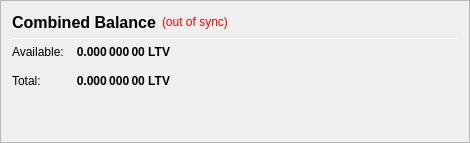
                   <widget class="QFrame" name="frame_CombinedBalances">
                    <property name="minimumSize">
                     <size>
                      <width>470</width>
                      <height>0</height>
                     </size>
                    </property>
                    <property name="frameShape">
                     <enum>QFrame::StyledPanel</enum>
                    </property>
                    <property name="frameShadow">
                     <enum>QFrame::Raised</enum>
                    </property>
                    <layout class="QVBoxLayout" name="verticalLayout_5">
                     <item>
                      <layout class="QHBoxLayout" name="horizontalLayout_5" stretch="0,0,0">
                       <item>
                        <widget class="QLabel" name="label_5z">
                         <property name="minimumSize">
                          <size>
                           <width>0</width>
                           <height>20</height>
                          </size>
                         </property>
                         <property name="font">
                          <font>
                           <pointsize>12</pointsize>
                           <weight>75</weight>
                           <bold>true</bold>
                          </font>
                         </property>
                         <property name="toolTip">
                          <string>Combined Balance (including unconfirmed and immature coins)</string>
                         </property>
                         <property name="text">
                          <string>Combined Balance</string>
                         </property>
                        </widget>
                       </item>
                       <item>
                        <widget class="QLabel" name="labelWalletStatus">
                         <property name="cursor">
                          <cursorShape>WhatsThisCursor</cursorShape>
                         </property>
                         <property name="toolTip">
                          <string>The displayed information may be out of date. Your wallet automatically synchronizes with the LeadERTVCoin network after a connection is established, but this process has not completed yet.</string>
                         </property>
                         <property name="styleSheet">
                          <string notr="true">QLabel { color: red; }</string>
                         </property>
                         <property name="text">
                          <string notr="true">(out of sync)</string>
                         </property>
                         <property name="alignment">
                          <set>Qt::AlignLeading|Qt::AlignLeft|Qt::AlignVCenter</set>
                         </property>
                        </widget>
                       </item>
                       <item>
                        <spacer name="horizontalSpacer_1">
                         <property name="orientation">
                          <enum>Qt::Horizontal</enum>
                         </property>
                         <property name="sizeHint" stdset="0">
                          <size>
                           <width>40</width>
                           <height>20</height>
                          </size>
                         </property>
                        </spacer>
                       </item>
                      </layout>
                     </item>
                     <item>
                      <widget class="Line" name="line_CombinedBalance">
                       <property name="minimumSize">
                        <size>
                         <width>0</width>
                         <height>1</height>
                        </size>
                       </property>
                       <property name="maximumSize">
                        <size>
                         <width>16777215</width>
                         <height>1</height>
                        </size>
                       </property>
                       <property name="orientation">
                        <enum>Qt::Horizontal</enum>
                       </property>
                      </widget>
                     </item>
                     <item>
                      <layout class="QGridLayout" name="gridLayout_3">
                       <property name="spacing">
                        <number>12</number>
                       </property>
                       <item row="1" column="0">
                        <widget class="QLabel" name="labelBalanceTextz">
                         <property name="text">
                          <string>Available:</string>
                         </property>
                        </widget>
                       </item>
                       <item row="1" column="1">
                        <widget class="QLabel" name="labelBalancez">
                         <property name="font">
                          <font>
                           <weight>75</weight>
                           <bold>true</bold>
                          </font>
                         </property>
                         <property name="cursor">
                          <cursorShape>IBeamCursor</cursorShape>
                         </property>
                         <property name="toolTip">
                          <string>Your current spendable balance</string>
                         </property>
                         <property name="text">
                          <string notr="true">0.000 000 00 LTV</string>
                         </property>
                         <property name="alignment">
                          <set>Qt::AlignRight|Qt::AlignTrailing|Qt::AlignVCenter</set>
                         </property>
                         <property name="textInteractionFlags">
                          <set>Qt::LinksAccessibleByMouse|Qt::TextSelectableByKeyboard|Qt::TextSelectableByMouse</set>
                         </property>
                        </widget>
                       </item>
                       <item row="2" column="0">
                        <widget class="QLabel" name="labelTotalTextz">
                         <property name="text">
                          <string>Total:</string>
                         </property>
                        </widget>
                       </item>
                       <item row="2" column="1">
                        <widget class="QLabel" name="labelTotalz">
                         <property name="font">
                          <font>
                           <weight>75</weight>
                           <bold>true</bold>
                          </font>
                         </property>
                         <property name="cursor">
                          <cursorShape>IBeamCursor</cursorShape>
                         </property>
                         <property name="toolTip">
                          <string>Total Balance, including all unavailable coins.</string>
                         </property>
                         <property name="text">
                          <string notr="true">0.000 000 00 LTV</string>
                         </property>
                         <property name="alignment">
                          <set>Qt::AlignRight|Qt::AlignTrailing|Qt::AlignVCenter</set>
                         </property>
                         <property name="textInteractionFlags">
                          <set>Qt::LinksAccessibleByMouse|Qt::TextSelectableByKeyboard|Qt::TextSelectableByMouse</set>
                         </property>
                        </widget>
                       </item>
                       <item row="2" column="3">
                        <spacer name="horizontalSpacer_2">
                         <property name="orientation">
                          <enum>Qt::Horizontal</enum>
                         </property>
                         <property name="sizeHint" stdset="0">
                          <size>
                           <width>40</width>
                           <height>20</height>
                          </size>
                         </property>
                        </spacer>
                       </item>
                      </layout>
                     </item>
                     <item>
                      <spacer name="verticalSpacer_1">
                       <property name="orientation">
                        <enum>Qt::Vertical</enum>
                       </property>
                       <property name="sizeHint" stdset="0">
                        <size>
                         <width>20</width>
                         <height>40</height>
                        </size>
                       </property>
                      </spacer>
                     </item>
                    </layout>
                   </widget>
